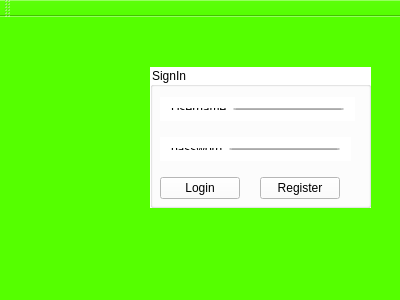
<?xml version="1.0" encoding="UTF-8"?>
<ui version="4.0">
 <class>MainWindow</class>
 <widget class="QMainWindow" name="MainWindow">
  <property name="geometry">
   <rect>
    <x>0</x>
    <y>0</y>
    <width>400</width>
    <height>300</height>
   </rect>
  </property>
  <property name="windowTitle">
   <string>MainWindow</string>
  </property>
  <property name="styleSheet">
   <string notr="true">background-color: rgb(85, 255, 0);</string>
  </property>
  <widget class="QWidget" name="centralWidget">
   <widget class="QGroupBox" name="groupBox">
    <property name="geometry">
     <rect>
      <x>150</x>
      <y>50</y>
      <width>221</width>
      <height>141</height>
     </rect>
    </property>
    <property name="styleSheet">
     <string notr="true">background-color: rgb(255, 255, 255);
border-color: rgb(0, 85, 255);
border-color: rgb(170, 0, 0);</string>
    </property>
    <property name="title">
     <string>SignIn</string>
    </property>
    <widget class="QPushButton" name="pushButton">
     <property name="geometry">
      <rect>
       <x>10</x>
       <y>110</y>
       <width>80</width>
       <height>22</height>
      </rect>
     </property>
     <property name="text">
      <string>Login</string>
     </property>
    </widget>
    <widget class="QPushButton" name="pushButton_register">
     <property name="geometry">
      <rect>
       <x>110</x>
       <y>110</y>
       <width>80</width>
       <height>22</height>
      </rect>
     </property>
     <property name="text">
      <string>Register</string>
     </property>
    </widget>
    <widget class="QWidget" name="">
     <property name="geometry">
      <rect>
       <x>10</x>
       <y>30</y>
       <width>195</width>
       <height>24</height>
      </rect>
     </property>
     <layout class="QHBoxLayout" name="horizontalLayout">
      <item>
       <widget class="QLabel" name="label_username">
        <property name="styleSheet">
         <string notr="true">background-color: rgb(255, 255, 255);</string>
        </property>
        <property name="text">
         <string>Username</string>
        </property>
       </widget>
      </item>
      <item>
       <widget class="QLineEdit" name="lineEdit_username"/>
      </item>
     </layout>
    </widget>
    <widget class="QWidget" name="">
     <property name="geometry">
      <rect>
       <x>10</x>
       <y>70</y>
       <width>191</width>
       <height>24</height>
      </rect>
     </property>
     <layout class="QHBoxLayout" name="horizontalLayout_2">
      <item>
       <widget class="QLabel" name="label_password">
        <property name="text">
         <string>password</string>
        </property>
       </widget>
      </item>
      <item>
       <widget class="QLineEdit" name="lineEdit_password"/>
      </item>
     </layout>
    </widget>
   </widget>
   <widget class="QLabel" name="label_pic">
    <property name="geometry">
     <rect>
      <x>20</x>
      <y>70</y>
      <width>111</width>
      <height>121</height>
     </rect>
    </property>
    <property name="text">
     <string/>
    </property>
   </widget>
   <widget class="QLabel" name="label">
    <property name="geometry">
     <rect>
      <x>110</x>
      <y>210</y>
      <width>231</width>
      <height>31</height>
     </rect>
    </property>
    <property name="text">
     <string/>
    </property>
   </widget>
   <widget class="QLabel" name="label_state">
    <property name="geometry">
     <rect>
      <x>90</x>
      <y>10</y>
      <width>261</width>
      <height>31</height>
     </rect>
    </property>
    <property name="text">
     <string/>
    </property>
   </widget>
  </widget>
  <widget class="QMenuBar" name="menuBar">
   <property name="geometry">
    <rect>
     <x>0</x>
     <y>0</y>
     <width>400</width>
     <height>19</height>
    </rect>
   </property>
  </widget>
  <widget class="QToolBar" name="mainToolBar">
   <attribute name="toolBarArea">
    <enum>TopToolBarArea</enum>
   </attribute>
   <attribute name="toolBarBreak">
    <bool>false</bool>
   </attribute>
  </widget>
  <widget class="QStatusBar" name="statusBar"/>
 </widget>
 <layoutdefault spacing="6" margin="11"/>
 <resources/>
 <connections/>
</ui>
